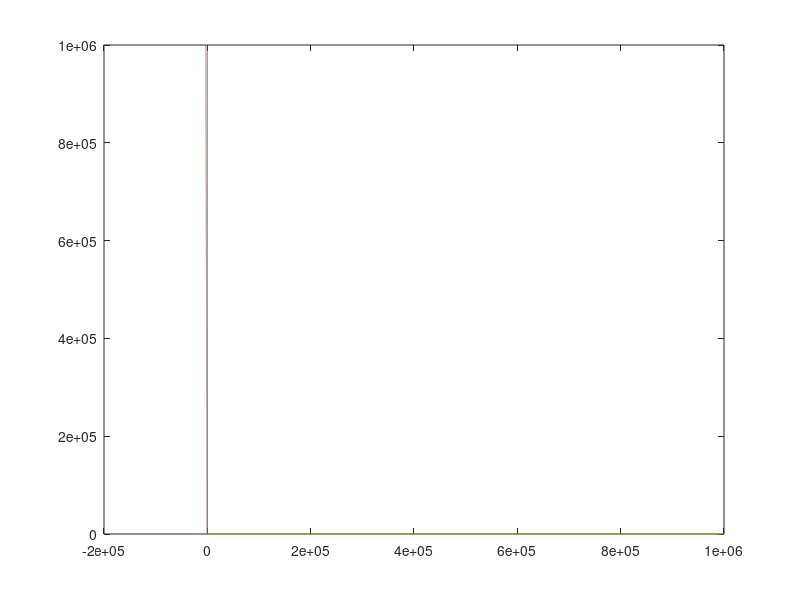

Reproduce this figure in MATLAB. (Note: this script raises an error after producing the figure.)
tempfunc = @(t,Y) kuznetov_fun(t,Y);
max_time = 10^6;

% nullcline variables
alpha = 1.636;
beta = 2*10^(-3);
sigma = 0.1181;
delta = 0.3643;
mu = 0.00311;
rho = 1.131;
eta = 20.19; 

% E-nullcline function
efunc = @(y) sigma./(delta + mu.*y - ((rho.*y)./(eta + y)));

% E-nullcline func plot pt.1
y = 0:0.1:10;
plot(efunc(y), y, 'Color',[0.4940 0.1840 0.5560])
hold on

% T-nullcline (first one)
y=10^6:-10^2:0;
tfunc = @(y) alpha.*(1 - beta.*y);
plot(tfunc(y), y, 'Color', [0.4660 0.6740 0.1880])

% E-nullcline func plot pt.2
y=10^6:-10^2:220;
plot(efunc(y), y, 'Color',[0.4940 0.1840 0.5560])

% T-nullcline (second one)
x = 0:10^2:10^6;
plot(x,zeros(size(x)), 'Color', [0.4660 0.6740 0.1880]) 


%%%%%%%%%%%%%%%%%%%%%%%%%%%%%%%%%%%%%%%%%%%%%%%

% ode system graph
[t0, Y0] = ode45(tempfunc, [0, max_time], [10^6 10^6]); 
plot(Y0(:,1), Y0(:,2))

% graph formatting things
title('ODE of Kuznetsov et al. (1994) model')
legend('E-nullclines','T-nullclines', 'Small Tumor Equilibrium', 'Large Tumor State', 'Added Effector Cells')
axis([0 10^6 0 10^6])
xlabel('E (cells)')
ylabel('T (cells)')

function v = kuznetov_fun(t,Y)
    s = 13000;
    d = 0.0412;
    p = 0.1245;
    a = 0.18;
    g = 2.019.*10^7;
    m = 3.422.*(10^(-10));
    b = 2.*10^(-9);
    n = 1.101.*10^(-7);

    E = Y(1);
    T = Y(2);
    
    v(1) = s - d.*E + p.*E.*(T./(g+T)) - m.*E.*T;
    v(2) = a.*T.*(1-b.*T) - n.*E.*T;
    
    v = v';
end
